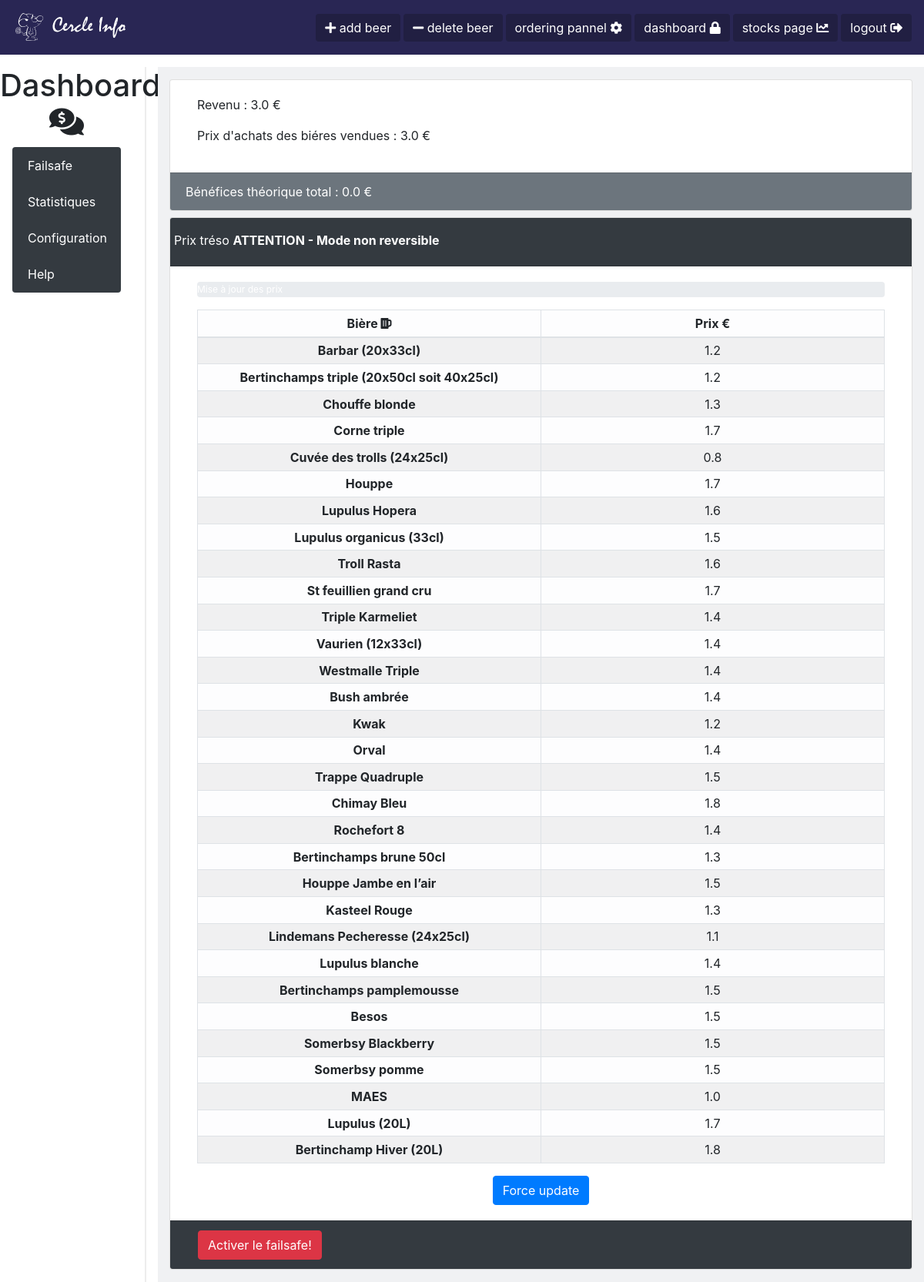
The page /dashboard/ (signed in) on the database its author committed.
### Beer/models.py (models this page shows, shortened)
class Beer(models.Model):
    beer_name = models.CharField(max_length=100)
    price = models.FloatField(null=False)
    buy_price = models.FloatField(null=False)
    stock = models.IntegerField(null=False)
    static_stock = models.IntegerField(null=False)
    coef_up = models.FloatField(null=False)
    coef_down = models.FloatField(null=False)
    coef_max = models.FloatField(null=False)
    coef_min = models.FloatField(null=False)
    q_qarder = models.IntegerField(null=False, default=0)
    q_current_qarder = models.IntegerField(null=False, default=0)
    alcohol_percentage = models.FloatField(null=False, default=0)
    bar = models.IntegerField(null=False, default=1)
    trend = models.CharField(max_length=10, default='EQUAL')
    out_of_stock = models.BooleanField(null=False, default=False)
    best_value = models.BooleanField(null=False, default=False)
    best_price = models.BooleanField(null=False, default=False)
    class Meta:
        permissions = (('show_tool_bar', 'Can show the toolbar'),
                       ('failsafe_mode', 'Can access to failsafe'),)

### Treso/views.py (the view)
# urls.py: path('dashboard/', TresoViews.dashboard, name='dashboard'),
@login_required
def dashboard(request):
    if request.user.has_perm('Beer.failsafe_mode'):
        total, total_buy_price, benef = _calculate_income()
        print(TresoFailsafe.objects.get(id=1).is_activated)
        return render(request,
                      'dashboard.html',
                      {'total': total,
                       'total_buy_price': total_buy_price,
                       'benef': benef, 'beers': Beer.objects.all(),
                       'failsafe': TresoFailsafe.objects.get(id=1).is_activated})
    else:
        raise PermissionDenied()

### Treso/views.py (called while the page is built)
def _calculate_income():
    total = 0
    total_buy_price = 0
    beer_sold = 0
    for hist in History.objects.all():
        total += hist.total_price
        total_buy_price += hist.buy_total_price
    return total, total_buy_price, total - total_buy_price

### templates/dashboard.html (shortened to what this page needs)
{%extends 'main_template.html' %}
{% load static %}
{% block head %}
        <link rel="stylesheet" href="{% static 'css/dashboard.css' %}">
{% endblock %}
{%block content%}
<div class="row">
  <div class="col-2" style="border-right: solid 2px #EDEDED;">
    <h1 class="text-center">Dashboard <i class="fas fa-comments-dollar"></i></h1>
    <div class="list-group flex-column nav-pills pl-3 pr-3" id="v-pills-tab" role="tablist" aria-orientation="vertical">
      <a class="list-group-item list-group-item-action bg-dark nav-btn" id="v-pills-home-tab" data-toggle="pill" href="#v-pills-home" role="tab" aria-controls="v-pills-home" aria-selected="true">Failsafe</a>
      <a class="list-group-item list-group-item-action bg-dark nav-btn" id="v-pills-profile-tab" data-toggle="pill" href="#v-pills-profile" role="tab" aria-controls="v-pills-profile" aria-selected="false">Statistiques</a>
      <a class="list-group-item list-group-item-action bg-dark nav-btn" id="v-pills-messages-tab" data-toggle="pill" href="#v-pills-messages" role="tab" aria-controls="v-pills-messages" aria-selected="false">Configuration</a>
      <a class="list-group-item list-group-item-action bg-dark nav-btn" id="v-pills-settings-tab" data-toggle="pill" href="#v-pills-settings" role="tab" aria-controls="v-pills-settings" aria-selected="false">Help</a>
    </div>
  </div>
  <div class="col-10">
    <div class="tab-content" id="v-pills-tabContent" style="background-color: #F0F1F3;">
      <div class="tab-pane fade show active" id="v-pills-home" role="tabpanel" aria-labelledby="v-pills-home-tab">
        {% if perms.Beer.failsafe_mode %}
        <div class="container pt-3 pb-3">
            <div class="card">
                <div class="card-body">
                    <div class="container">
                            <p>Revenu : {{ total }} €</p>
                            <p>Prix d'achats des biéres vendues : {{ total_buy_price }} €</p>
                    </div>
                </div>
                <div class="card-footer text-white bg-secondary">
                Bénéfices théorique total : {{ benef }} €
                </div>
            </div>
            <div class="card mt-2">
                <div class="card-header bg-dark text-white">
                    <div class="row">
                        <div>Prix tréso <b>ATTENTION - Mode non reversible</b>
                        </div>
                    </div>
                </div>
                <div class="card-body">
                <div class="container">
                      <div class="progress" style="height: 20px;">
                        <div class="progress-bar bg-danger" role="progressbar" style="width: 0%; background-color:#428bca;" id="progress_bar"aria-valuenow="0" aria-valuemin="0" aria-valuemax="100">Mise à jour des prix</div>
                      </div>
                    {% include 'prix_treso.html' with beers=beers %}
                    <div class="row justify-content-center">
                    <div class="btn btn-primary" onclick="set_price()">Force update</div>
                    </div>
                </div>
            </div>
            <div class="card-footer text-white bg-dark">
                <div class="btn btn-danger ml-3"  data-toggle="modal" data-target="#activate_fail_safeModal">Activer le failsafe!</div>
            </div>
        </div>
        </div>
        {% endif %}
      </div>
    </div>
  </div>
</div>
{%endblock%}

### templates/prix_treso.html
    <table class="table table-light table-bordered table-striped table-sm mt-3">
      <thead>
        <tr class="">
          <th class="text-center align-middle" scope="col">Bière <i class="fas fas fa-beer"></i></th>
          <th class="text-center" scope="col">Prix €</th>
        </tr>
      </thead>
      <tbody>
        {% for beer in beers %}
          <tr class="">
            <th class="text-center align-middle" scope="row" style="width: 50%"> {{beer.beer_name}} </th>
            <td class="text-center align-middle price" id="{{ beer.id }}" contenteditable="true" style="width: 50%"> {{beer.price}}</td>
          </tr>
        {% endfor %}
      </tbody>
    </table>

### static/css/dashboard.css (style rules this page uses)
.nav-btn { color: white; border: none; }

### rows shown on the page
Beer: beer_name "Barbar (20x33cl)", price "1.2"
Beer: beer_name "Bertinchamps triple (20x50cl soit 40x25cl)", price "1.2"
Beer: beer_name "Chouffe blonde", price "1.3"
Beer: beer_name "Corne triple", price "1.7"
Beer: beer_name "Cuvée des trolls (24x25cl)", price "0.8"
Beer: beer_name "Houppe", price "1.7"
Beer: beer_name "Lupulus Hopera", price "1.6"
Beer: beer_name "Lupulus organicus (33cl)", price "1.5"
Beer: beer_name "Troll Rasta", price "1.6"
Beer: beer_name "St feuillien grand cru", price "1.7"
Beer: beer_name "Triple Karmeliet", price "1.4"
Beer: beer_name "Vaurien (12x33cl)", price "1.4"
Beer: beer_name "Westmalle Triple", price "1.4"
Beer: beer_name "Bush ambrée", price "1.4"
Beer: beer_name "Kwak", price "1.2"
Beer: beer_name "Orval", price "1.4"
Beer: beer_name "Trappe Quadruple", price "1.5"
Beer: beer_name "Chimay Bleu", price "1.8"
Beer: beer_name "Rochefort 8", price "1.4"
Beer: beer_name "Bertinchamps brune 50cl", price "1.3"
Beer: beer_name "Houppe Jambe en l’air", price "1.5"
Beer: beer_name "Kasteel Rouge", price "1.3"
Beer: beer_name "Lindemans Pecheresse (24x25cl)", price "1.1"
Beer: beer_name "Lupulus blanche", price "1.4"
Beer: beer_name "Bertinchamps pamplemousse", price "1.5"
Beer: beer_name "Besos", price "1.5"
Beer: beer_name "Somerbsy Blackberry", price "1.5"
Beer: beer_name "Somerbsy pomme", price "1.5"
Beer: beer_name "MAES", price "1.0"
Beer: beer_name "Lupulus (20L)", price "1.7"
Beer: beer_name "Bertinchamp Hiver (20L)", price "1.8"

### other values the page prints
{{ total }} "3.0"
{{ total_buy_price }} "3.0"
{{ benef }} "0.0"
